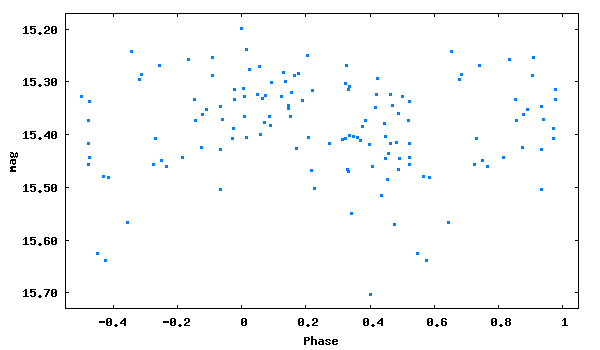

The gnuplot source for this figure:
set term png size 600,350 medium
set colors classic
set output 'phase_lc_13.png'
set xlabel 'Phase'
set ylabel 'mag'
#set title 'JDmax = 2445947.49300 + 0.4978751 x E'
set format y '%5.2f'
plot [-0.55:1.05][15.73:15.17] "phase_lc_13.dat" linecolor 3 pointtype 5 pointsize 0.3 title ""
